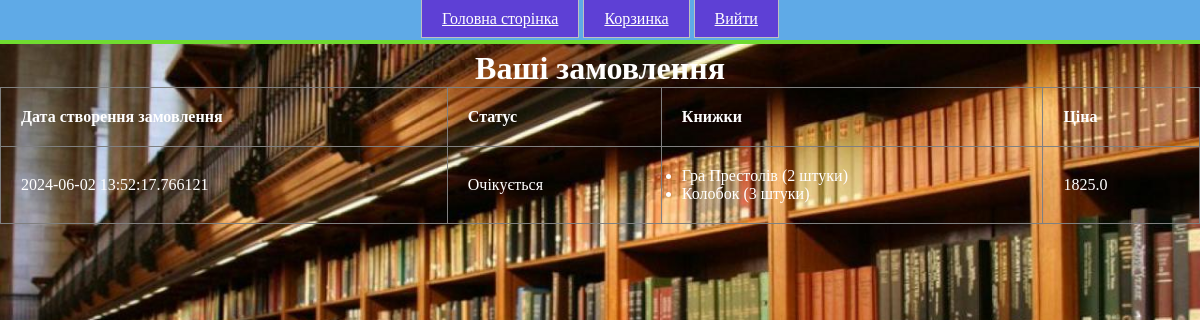
Page /list_orders (signed in) on the committed database.
### app.py (models this page shows, shortened)
class Order(db.Model):
    id = db.Column(db.Integer, primary_key=True)
    user_id = db.Column(db.Integer, db.ForeignKey('user.id'), nullable=False)
    user_name = db.Column(db.String(20), nullable=False)
    email = db.Column(db.String(120), nullable=False)
    address = db.Column(db.String(200), nullable=False)
    phone_number = db.Column(db.String(20), nullable=False)
    payment_method = db.Column(db.String(20), nullable=False)
    status = db.Column(db.String(20), nullable=False, default='Очікується')
    order_date = db.Column(db.DateTime, nullable=False, default=datetime.now)
    items = db.relationship('OrderItem', backref='order', lazy=True, cascade='all, delete-orphan')
    total_price = db.Column(db.Float, nullable=False)

class OrderItem(db.Model):
    id = db.Column(db.Integer, primary_key=True)
    order_id = db.Column(db.Integer, db.ForeignKey('order.id'), nullable=False)
    book_id = db.Column(db.Integer, db.ForeignKey('book.id'), nullable=False)
    quantity = db.Column(db.Integer, nullable=False, default=1)
    book = db.relationship('Book')

class Book(db.Model):
    id = db.Column(db.Integer, primary_key=True)
    author = db.Column(db.String(100), nullable=False)
    title = db.Column(db.String(100), nullable=False)
    date = db.Column(db.DateTime, nullable=False)
    price = db.Column(db.Float, nullable=False)
    genre = db.Column(db.String(50), nullable=False)
    description = db.Column(db.Text, nullable=False)
    image_url = db.Column(db.String(200), nullable=False)
    reviews = db.relationship('Review', backref='book', lazy=True, cascade='all, delete-orphan')

### app.py (the view)
@app.route('/list_orders')
@login_required
def list_orders():
    user_orders = Order.query.filter_by(user_id=current_user.id).all()
    return render_template('list_orders.html', orders=user_orders)

### app.py (called while the page is built)
@login_manager.user_loader
def load_user(user_id):
    return User.query.get(int(user_id))

### templates/list_orders.html (shortened to what this page needs)
<!DOCTYPE html>
<html lang="en">
<head>
    <link rel="stylesheet" href="/static/css/head.css">
    <link rel="stylesheet" href="/static/css/list_oreders.css">
</head>
<body>
    <div id="header">
    <ul id="nav">
        <li><a href="{{ url_for('homepage') }}">Головна сторінка</a></li>
        <li><a href="{{ url_for('cart') }}">Корзинка</a></li>
        <li><a href="{{ url_for('logout') }}">Вийти</a></li>
    </ul>
    </div>
    <h1>Ваші замовлення</h1>
    {% if orders %}
    <table border="1">
        <thead>
            <tr>
                <th>Дата створення замовлення</th>
                <th>Статус</th>
                <th>Книжки</th>
                <th>Ціна</th>
            </tr>
        </thead>
        <tbody>
            {% for order in orders %}
            <tr>
                <td>{{ order.order_date }}</td>
                <td>{{ order.status }}</td>
                <td>
                    <ul>
                        {% for item in order.items %}
                        <li>{{ item.book.title }} ({{ item.quantity }} штуки)</li>
                        {% endfor %}
                    </ul>
                </td>
                <td>{{ order.total_price }}</td>
            </tr>
            {% endfor %}
        </tbody>
    </table>
    {% else %}
    <p>Ви ще не зробили жодного замовлення.</p>
    {% endif %}
</body>
</html>

### static/css/head.css (style rules this page uses)
* { margin:0; padding:0; }
body { background-image: url('/static/vendor/library.png'); background-size: cover; background-repeat: repeat; background-position: center; height: 100vh; color:white; }
#header { width: 100%; height: 40px; text-align: center; border-bottom: 4px solid #70dc30; background: #5faae7; color: #fff; position: fixed; }
#nav { padding-top: 10px; }
#nav li { display: inline; border: 1px solid silver; background: #5e40d5; padding: 10px 20px; cursor: pointer; }
#nav li a { color: #fff; background: #5e40d5; cursor: pointer; }

### static/css/list_oreders.css (style rules this page uses)
h1 { padding-top: 50px; text-align: center; }
table { width: 100%; border-collapse: collapse; }
th, td { padding: 20px; text-align: left; }

### rows in the picture
Order: order_date "2024-06-02 13:52:17.766121", status "Очікується", total_price "1825.0"
OrderItem: book "Гра Престолів", quantity "2"
OrderItem: book "Колобок", quantity "3"
